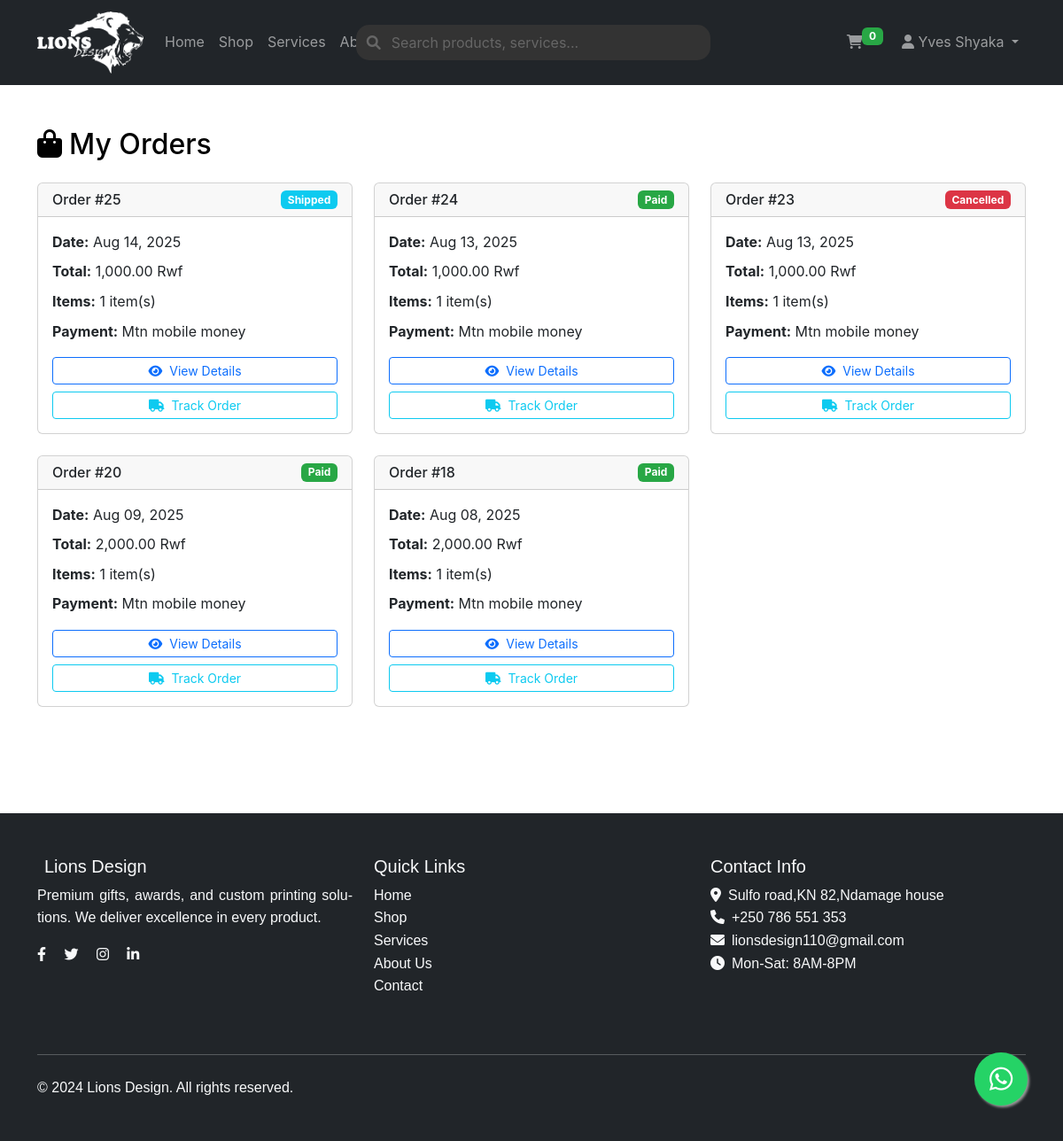
The app's page /orders.php (signed in), older data.
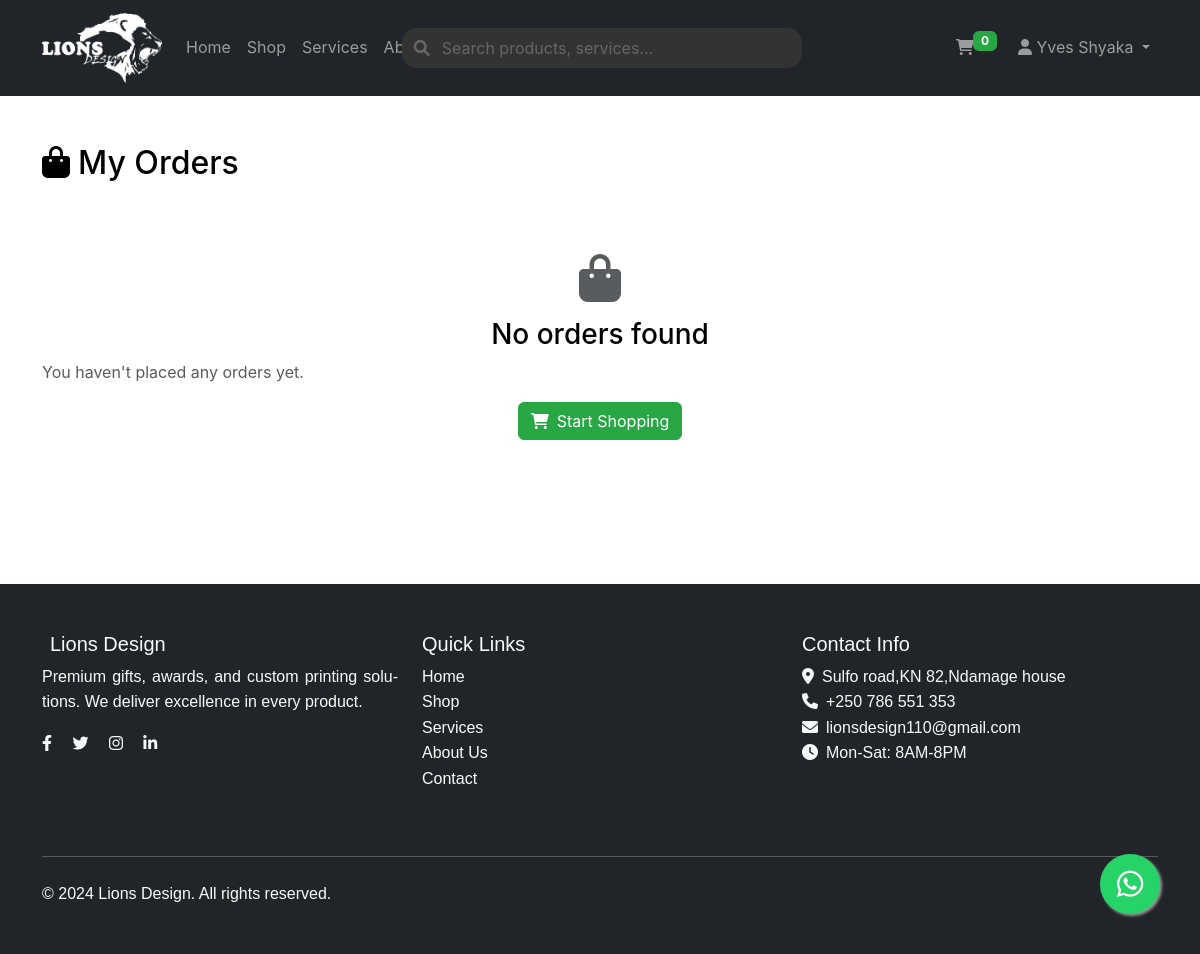
The same page, newer data.
### tables this page shows
CREATE TABLE `orders` (
  `id` int(11) NOT NULL,
  `user_id` int(11) NOT NULL,
  `total_amount` decimal(10,2) NOT NULL,
  `status` enum('pending','paid','shipped','delivered','cancelled') DEFAULT 'pending',
  `payment_method` varchar(50) DEFAULT NULL,
  `shipping_address` text DEFAULT NULL,
  `phone` varchar(20) DEFAULT NULL,
  `created_at` timestamp NOT NULL DEFAULT current_timestamp(),
  `updated_at` timestamp NOT NULL DEFAULT current_timestamp() ON UPDATE current_timestamp()
);

### includes/functions.php (called while the page is built, shortened)
<?php
function getUserOrders($conn, $user_id) {
    $stmt = $conn->prepare("SELECT o.*, COUNT(oi.id) as item_count FROM orders o
                           LEFT JOIN order_items oi ON o.id = oi.order_id
                           WHERE o.user_id = ?
                           GROUP BY o.id
                           ORDER BY o.created_at DESC");
    $stmt->execute([$user_id]);
    return $stmt->fetchAll(PDO::FETCH_ASSOC);
}
function formatPrice($price) {
    return number_format($price, 2) . ' Rwf';
}
?>

### orders.php (the view, shortened to what this page needs)
<?php
require_once 'config/database.php';
require_once 'includes/functions.php';
$user_orders = getUserOrders($conn, $_SESSION['user_id']);
?>
<!DOCTYPE html>
<html lang="en">
<head>
    <link href="https://cdn.jsdelivr.net/npm/bootstrap@5.3.0/dist/css/bootstrap.min.css" rel="stylesheet">
    <link href="assets/css/style.css" rel="stylesheet">
    <link href="https://cdnjs.cloudflare.com/ajax/libs/font-awesome/6.0.0/css/all.min.css" rel="stylesheet">
</head>
<body>
    <?php include 'includes/header.php'; ?>
    <div class="container py-5">
        <div class="row">
            <div class="col-12">
                <h2 class="mb-4">
                    <i class="fas fa-shopping-bag me-2"></i>My Orders
                </h2>
                <?php if (empty($user_orders)): ?>
                    <div class="text-center py-5">
                        <i class="fas fa-shopping-bag fa-3x text-muted mb-3"></i>
                        <h3>No orders found</h3>
                        <p class="text-muted">You haven't placed any orders yet.</p>
                        <a href="shop.php" class="btn btn-success">
                            <i class="fas fa-shopping-cart me-2"></i>Start Shopping
                        </a>
                    </div>
                <?php else: ?>
                    <div class="row">
                        <?php foreach ($user_orders as $order): ?>
                            <div class="col-md-6 col-lg-4 mb-4">
                                <div class="card h-100">
                                    <div class="card-header d-flex justify-content-between align-items-center">
                                        <h6 class="mb-0">Order #<?php echo $order['id']; ?></h6>
                                        <span class="badge bg-<?php echo getStatusColor($order['status']); ?>">
                                            <?php echo ucfirst($order['status']); ?>
                                        </span>
                                    </div>
                                    <div class="card-body">
                                        <div class="mb-2">
                                            <strong>Date:</strong> <?php echo date('M d, Y', strtotime($order['created_at'])); ?>
                                        </div>
                                        <div class="mb-2">
                                            <strong>Total:</strong> <?php echo formatPrice($order['total_amount']); ?>
                                        </div>
                                        <div class="mb-2">
                                            <strong>Items:</strong> <?php echo $order['item_count']; ?> item(s)
                                        </div>
                                        <div class="mb-3">
                                            <strong>Payment:</strong> <?php echo ucfirst(str_replace('_', ' ', $order['payment_method'])); ?>
                                        </div>
                                        <div class="d-grid gap-2">
                                            <a href="order_details.php?id=<?php echo $order['id']; ?>" class="btn btn-outline-primary btn-sm">
                                                <i class="fas fa-eye me-2"></i>View Details
                                            </a>
                                            <a href="track_order.php?id=<?php echo $order['id']; ?>" class="btn btn-outline-info btn-sm">
                                                <i class="fas fa-truck me-2"></i>Track Order
                                            </a>
                                        </div>
                                    </div>
                                </div>
                            </div>
                        <?php endforeach; ?>
                    </div>
                <?php endif; ?>
            </div>
        </div>
    </div>
    <?php include 'includes/footer.php'; ?>
</body>
</html>
<?php
function getStatusColor($status) {
    switch ($status) {
        case 'paid': return 'success';
        case 'shipped': return 'info';
        case 'cancelled': return 'danger';
    }
}
?>

### includes/header.php (shortened to what this page needs)
<head>
    <link rel="stylesheet" href="https://unpkg.com/@geist/font@latest/css/geist.css" />
</head>
<nav class="navbar navbar-expand-lg navbar-dark bg-dark">
    <div class="container">
        <a class="navbar-brand d-none d-lg-block" href="index.php">
            <img  src="image/logo.png"  class="logo" style="width: 120px; height: 70px;">
        </a>
        <div class="collapse navbar-collapse" id="navbarNav">
            <ul class="navbar-nav me-auto">
                <li class="nav-item">
                    <a class="nav-link" href="index.php">Home</a>
                </li>
                <li class="nav-item">
                    <a class="nav-link" href="shop.php">Shop</a>
                </li>
                <li class="nav-item">
                    <a class="nav-link" href="services.php">Services</a>
                </li>
                <li class="nav-item">
                    <a class="nav-link" href="about.php">About</a>
                </li>
                <li class="nav-item">
                    <a class="nav-link" href="contact.php">Contact</a>
                </li>
            </ul>
            <div style="position: relative; left: -130px; "  class="global-search-container mx-3 d-none d-lg-block">
                <div class="position-relative">
                    <input type="text"
                           class="form-control global-search-input"
                           id="globalSearchInput"
                           placeholder="Search products, services..."
                           autocomplete="off">
                </div>
            </div>
            <ul class="navbar-nav">
                <li class="nav-item">
                    <a class="nav-link" href="cart.php">
                        <i class="fas fa-shopping-cart"></i>
                        <span class="badge bg-success cart-count">0</span>
                    </a>
                </li>
                <?php if (isset($_SESSION['user_id'])): ?>
                    <li class="nav-item dropdown">
                        <a class="nav-link dropdown-toggle" href="#" id="navbarDropdown" role="button" data-bs-toggle="dropdown">
                            <i class="fas fa-user"></i> <?php echo $_SESSION['user_name']; ?>
                        </a>
                    </li>
                <?php endif; ?>
            </ul>
        </div>
    </div>
</nav>
<a href="https://wa.me/250786551353?text=Hello%20Lions%20Design!%20I'm%20interested%20in%20your%20products%20and%20services." class="whatsapp-float" target="_blank" title="Chat with us on WhatsApp">
    <i class="fab fa-whatsapp"></i>
</a>

### includes/footer.php
<footer class="bg-dark text-light py-5 mt-5" style="font-family: 'Geist', sans-serif;">
    <div class="container">
        <div class="row">
            <div class="col-md-4 mb-4">
                <h5><i class="fas fa-lion me-2"></i>Lions Design</h5>
                <p>Premium gifts, awards, and custom printing solutions. We deliver excellence in every product.</p>
                <div class="social-links">
                    <a href="#" class="text-light me-3"><i class="fab fa-facebook-f"></i></a>
                    <a href="#" class="text-light me-3"><i class="fab fa-twitter"></i></a>
                    <a href="#" class="text-light me-3"><i class="fab fa-instagram"></i></a>
                    <a href="#" class="text-light"><i class="fab fa-linkedin-in"></i></a>
                </div>
            </div>
            <div class="col-md-4 mb-4">
                <h5>Quick Links</h5>
                <ul class="list-unstyled">
                    <li><a href="index.php" class="text-light text-decoration-none">Home</a></li>
                    <li><a href="shop.php" class="text-light text-decoration-none">Shop</a></li>
                    <li><a href="services.php" class="text-light text-decoration-none">Services</a></li>
                    <li><a href="about.php" class="text-light text-decoration-none">About Us</a></li>
                    <li><a href="contact.php" class="text-light text-decoration-none">Contact</a></li>
                </ul>
            </div>
            <div class="col-md-4 mb-4">
                <h5>Contact Info</h5>
                <ul class="list-unstyled">
                    <li><i class="fas fa-map-marker-alt me-2"></i>Sulfo road,KN 82,Ndamage house</li>
                    <li><i class="fas fa-phone me-2"></i>+250 786 551 353</li>
                    <li><i class="fas fa-envelope me-2"></i>lionsdesign110@gmail.com</li>
                    <li><i class="fas fa-clock me-2"></i>Mon-Sat: 8AM-8PM</li>
                </ul>
            </div>
        </div>
        <hr class="my-4">
        <div class="row">
            <div class="col-md-6">
                <center><p class="mb-0">&copy; 2024 Lions Design. All rights reserved.</p></center>
            </div>
        </div>
    </div>
</footer>

### assets/css/style.css (style rules this page uses)
:root { --primary-color: #000000; --secondary-color: #ffffff; --success-color: #28a745; --warning-color: #ffc107; --danger-color: #dc3545; --light-gray: #f8f9fa; --dark-gray: #343a40; }
body { font-family: 'Geist', 'Inter', 'Segoe UI', Arial, sans-serif !important; line-height: 1.6; color: var(--primary-color); }
p { text-align: justify; text-justify: inter-word; hyphens: auto; }
.lead, section p, .container p { text-align: justify !important; text-justify: inter-word; hyphens: auto; }
.btn-success { background-color: var(--success-color); border-color: var(--success-color); }
.navbar-brand { font-weight: bold; font-size: 1.5rem; }
.cart-count { position: relative; top: -8px; left: -5px; }
footer { margin-top: auto; }
.bg-success { background-color: var(--success-color) !important; }
.card-text, .card-body, .modal-body, .alert, .lead, .content, .section-content, .article-content, .about-content { text-align: justify; text-justify: inter-word; hyphens: auto; }
.bg-danger { background-color: var(--danger-color) !important; }

### includes/header.php (style rules this page uses)
body, html { font-family: 'Geist', 'Geist Variable', 'Geist Mono', 'Geist Mono Variable', -apple-system, BlinkMacSystemFont, 'Segoe UI', Roboto, 'Helvetica Neue', Arial, sans-serif !important; }
.global-search-container { position: relative; max-width: 400px; width: 100%; }
@media (min-width: 992px) { .global-search-container.d-none.d-lg-block { position: relative; left: -130px; } }
.global-search-input { background: #333; border: none; border-radius: 15px; color: white; padding: 0.5rem 1rem 0.5rem 2.5rem; width: 100%; transition: all 0.3s ease; -webkit-appearance: none; -moz-appearance: none; appearance: none; }
.global-search-input::placeholder { color: #666; }
.whatsapp-float { position: fixed; width: 60px; height: 60px; bottom: 40px; right: 40px; background-color: #25d366; color: #FFF; border-radius: 50px; text-align: center; font-size: 30px; box-shadow: 2px 2px 3px #999; z-index: 100; transition: all 0.3s ease; text-decoration: none; display: flex; align-items: center; justify-content: center; }
.whatsapp-float i { margin-top: 0; }

Row changes from the older to the newer data that the page shows:
removed orders: id "25", status "Shipped", created_at "Aug 14, 2025", total_amount "1,000.00 Rwf", item_count "1", payment_method "Mtn mobile money"
removed orders: id "24", status "Paid", created_at "Aug 13, 2025", total_amount "1,000.00 Rwf", item_count "1", payment_method "Mtn mobile money"
removed orders: id "23", status "Cancelled", created_at "Aug 13, 2025", total_amount "1,000.00 Rwf", item_count "1", payment_method "Mtn mobile money"
removed orders: id "20", status "Paid", created_at "Aug 09, 2025", total_amount "2,000.00 Rwf", item_count "1", payment_method "Mtn mobile money"
removed orders: id "18", status "Paid", created_at "Aug 08, 2025", total_amount "2,000.00 Rwf", item_count "1", payment_method "Mtn mobile money"
Text that changed along with them:
text now shown: "No orders found You haven't placed any orders yet. Start Shopping"
